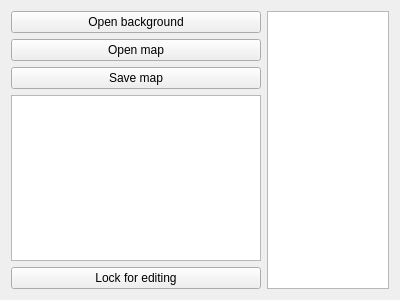
<?xml version="1.0" encoding="UTF-8"?>
<ui version="4.0">
 <class>MainWindow</class>
 <widget class="QMainWindow" name="MainWindow">
  <property name="geometry">
   <rect>
    <x>0</x>
    <y>0</y>
    <width>400</width>
    <height>300</height>
   </rect>
  </property>
  <property name="sizePolicy">
   <sizepolicy hsizetype="Ignored" vsizetype="Preferred">
    <horstretch>0</horstretch>
    <verstretch>0</verstretch>
   </sizepolicy>
  </property>
  <property name="windowTitle">
   <string>Euclase</string>
  </property>
  <widget class="QWidget" name="centralWidget">
   <property name="sizePolicy">
    <sizepolicy hsizetype="Preferred" vsizetype="Preferred">
     <horstretch>0</horstretch>
     <verstretch>0</verstretch>
    </sizepolicy>
   </property>
   <layout class="QGridLayout" name="gridLayout">
    <item row="6" column="0" colspan="2">
     <widget class="QPushButton" name="PbBlock">
      <property name="sizePolicy">
       <sizepolicy hsizetype="Minimum" vsizetype="Fixed">
        <horstretch>0</horstretch>
        <verstretch>0</verstretch>
       </sizepolicy>
      </property>
      <property name="minimumSize">
       <size>
        <width>150</width>
        <height>0</height>
       </size>
      </property>
      <property name="text">
       <string>Lock for editing</string>
      </property>
     </widget>
    </item>
    <item row="0" column="0" colspan="2">
     <widget class="QPushButton" name="PbOpen">
      <property name="sizePolicy">
       <sizepolicy hsizetype="Minimum" vsizetype="Fixed">
        <horstretch>0</horstretch>
        <verstretch>0</verstretch>
       </sizepolicy>
      </property>
      <property name="minimumSize">
       <size>
        <width>250</width>
        <height>0</height>
       </size>
      </property>
      <property name="text">
       <string>Open background</string>
      </property>
     </widget>
    </item>
    <item row="0" column="2" rowspan="7">
     <widget class="QGraphicsView" name="graphicsView">
      <property name="sizePolicy">
       <sizepolicy hsizetype="Expanding" vsizetype="Expanding">
        <horstretch>0</horstretch>
        <verstretch>0</verstretch>
       </sizepolicy>
      </property>
      <property name="verticalScrollBarPolicy">
       <enum>Qt::ScrollBarAsNeeded</enum>
      </property>
      <property name="horizontalScrollBarPolicy">
       <enum>Qt::ScrollBarAsNeeded</enum>
      </property>
      <property name="sizeAdjustPolicy">
       <enum>QAbstractScrollArea::AdjustIgnored</enum>
      </property>
     </widget>
    </item>
    <item row="3" column="0" rowspan="3" colspan="2">
     <widget class="QGraphicsView" name="graphicsView_2">
      <property name="sizePolicy">
       <sizepolicy hsizetype="Ignored" vsizetype="Expanding">
        <horstretch>0</horstretch>
        <verstretch>0</verstretch>
       </sizepolicy>
      </property>
      <property name="minimumSize">
       <size>
        <width>150</width>
        <height>0</height>
       </size>
      </property>
     </widget>
    </item>
    <item row="1" column="0" colspan="2">
     <widget class="QPushButton" name="PbOpenMap">
      <property name="text">
       <string>Open map</string>
      </property>
     </widget>
    </item>
    <item row="2" column="0" colspan="2">
     <widget class="QPushButton" name="PbSaveMap">
      <property name="text">
       <string>Save map</string>
      </property>
     </widget>
    </item>
   </layout>
   <zorder>graphicsView</zorder>
   <zorder>graphicsView_2</zorder>
   <zorder>PbOpen</zorder>
   <zorder>PbBlock</zorder>
   <zorder>PbOpenMap</zorder>
   <zorder>PbSaveMap</zorder>
  </widget>
 </widget>
 <layoutdefault spacing="6" margin="11"/>
 <resources/>
 <connections/>
</ui>
